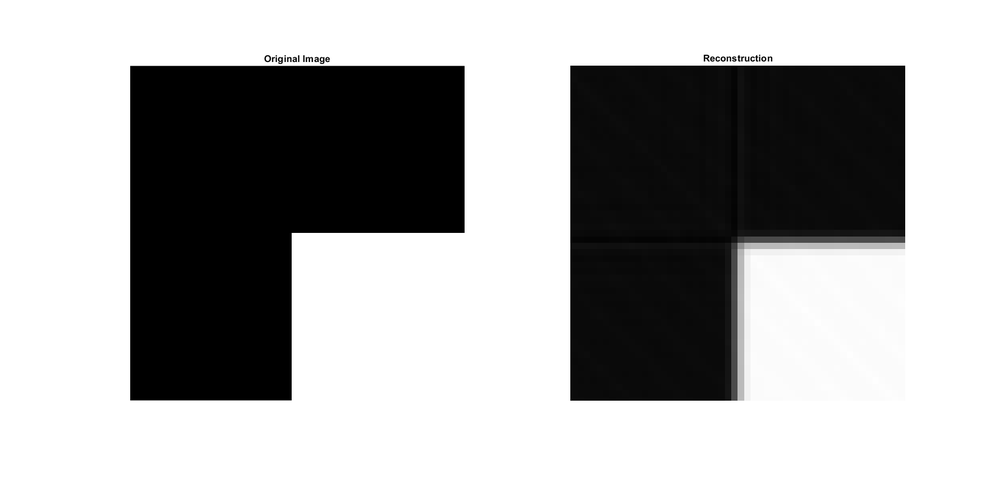
#> input picture images/_big.png, 1000 x 483 px, shrunk from 1920 x 927 before the run
$ python PGM.py
#> lines starting #> are read from the running program, lines starting #| are printed output that depends on the picture
### src/DCM.py
import cv2
import numpy as np
import os


class ColorSpaceConverter:
    def __init__(self):
        # Define constant parameters
        self.gamma_r = 2.4767
        self.gamma_g = 2.4286
        self.gamma_b = 2.3792

        # Define RGB-to-XYZ transformation matrix Mf
        self.M_f = np.array([
            [95.57, 64.67, 33.01],
            [49.49, 137.29, 14.76],
            [0.44, 27.21, 169.83]
        ])

    def load_image(self, image_path):
        """Load and check if image exists"""
#> called with image_path = '../images/_big.png'
        bgr_image = cv2.imread(image_path)
#> bgr_image is the input picture: shape (483, 1000, 3); min 0, max 255, mean 167.4
        if bgr_image is None:
            raise ValueError(f"Failed to load image from {image_path}")
        return bgr_image

    def bgr_to_rgb(self, bgr_image):
        """Convert BGR to RGB and normalize"""
        rgb_image = cv2.cvtColor(bgr_image, cv2.COLOR_BGR2RGB)
        print(rgb_image)
#> (printed output is left out)
        return rgb_image.astype(np.float32) / 255.0

    def apply_gamma_correction(self, rgb_image):
        """Apply gamma correction to RGB image"""
        rgb_linear = np.zeros_like(rgb_image)
        rgb_linear[:, :, 0] = rgb_image[:, :, 0] ** (self.gamma_r)  # R
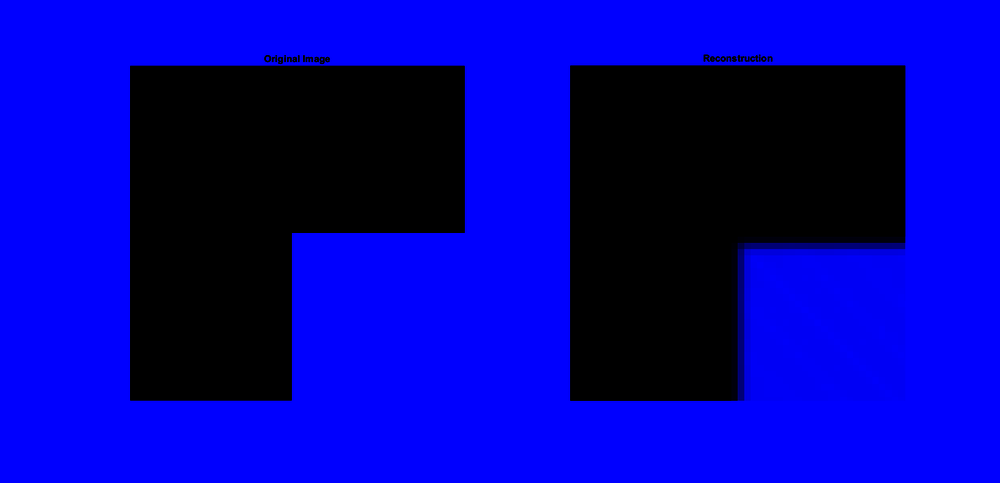
#> rgb_linear: shape (483, 1000, 3) float32; mean B, G, R 0.644, 0, 0
        rgb_linear[:, :, 1] = rgb_image[:, :, 1] ** (self.gamma_g)  # G
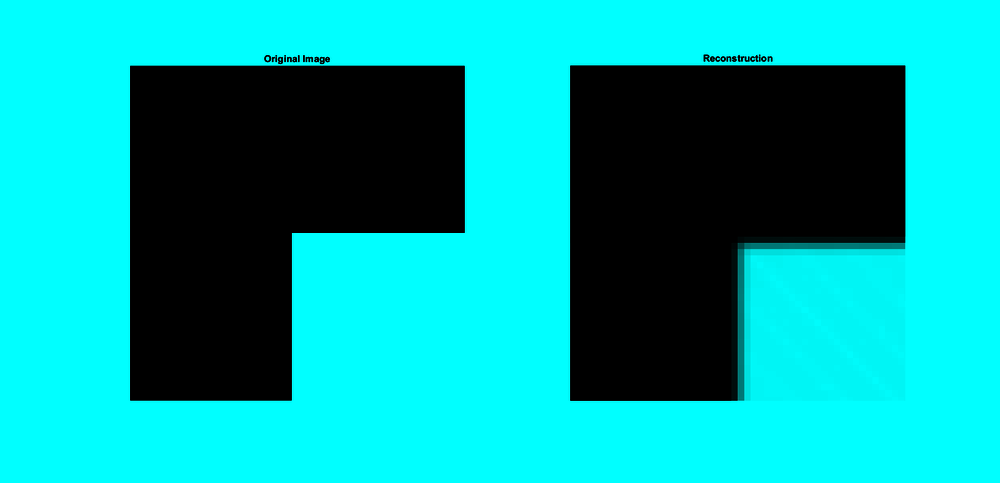
#> rgb_linear: shape (483, 1000, 3) float32; mean B, G, R 0.644, 0.645, 0
        rgb_linear[:, :, 2] = rgb_image[:, :, 2] ** (self.gamma_b)  # B
        return rgb_linear

    def convert_to_xyz(self, rgb_linear):
        """Convert linear RGB to XYZ color space"""
        pixels = rgb_linear.reshape(-1, 3)
        xyz_pixels = np.dot(pixels, self.M_f.T)
        print(f'xyz_pixels: {xyz_pixels.shape}')
#| xyz_pixels: (483000, 3)
        return xyz_pixels.reshape(rgb_linear.shape)
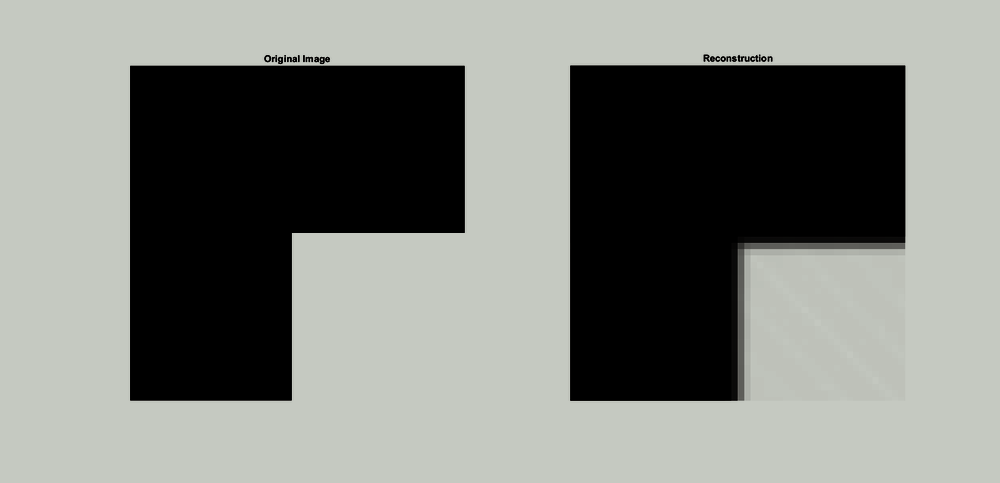
#> returned value: shape (483, 1000, 3) float64; mean of channels 0, 1, 2 124.5, 129.9, 127.3; drawn as B, G, R

    def convert_image_to_xyz(self, image_path):
        """Main method to convert image from BGR to XYZ"""
        # Load image
        bgr_image = self.load_image(image_path)
        # Convert to RGB and normalize
        rgb_image = self.bgr_to_rgb(bgr_image)
        # Apply gamma correction
        rgb_linear = self.apply_gamma_correction(rgb_image)
        # Convert to XYZ
        xyz = self.convert_to_xyz(rgb_linear)
        # print(xyz)
        return xyz, rgb_image


# Example usage:
# [13 lines that do not run on import are left out]

### src/PGM.py
import numpy as np
import cv2
import os
from DCM import ColorSpaceConverter


class PostGamutMapping:
    def __init__(self):
        # Define the gamma values
        self.gamma_r = 2.2212
        self.gamma_g = 2.1044
        self.gamma_b = 2.1835
        # Define the linear transformation matrix for converting XYZ to RGB
        self.M_l = np.array([
            [4.61, 3.35, 1.78],
            [2.48, 7.16, 0.79],
            [0.28, 1.93, 8.93]
        ])
        self.M_l_inv = np.linalg.inv(self.M_l)

    # [66 lines left out: functions step1_xyz_to_rgb, step2_clip_rgb, step3_blend, process_image, not called in this run]


def main():
    # Create converter instance
    converter = ColorSpaceConverter()

    # Create post-gamut mapping instance
    pgm = PostGamutMapping()

    # Convert image
    image_path = os.path.join("..", "images", "_big.png")
    try:
        # Convert to XYZ
        xyz_image = converter.convert_image_to_xyz(image_path)
        print("XYZ conversion successful!")
        print("XYZ image shape:", xyz_image.shape)

        # Apply post-gamut mapping
        processed_rgb = pgm.process_image(xyz_image)
        print("Post-gamut mapping successful!")
        print("Processed RGB shape:", processed_rgb.shape)

        # Optional: Save the processed image
        processed_bgr = cv2.cvtColor((processed_rgb * 255).astype(np.uint8), cv2.COLOR_RGB2BGR)
        output_path = os.path.join("..", "images", "processed_output.png")
        cv2.imwrite(output_path, processed_bgr)
        print(f"Processed image saved to {output_path}")

    except Exception as e:
        print(f"Error during processing: {str(e)}")


if __name__ == "__main__":
    main()
